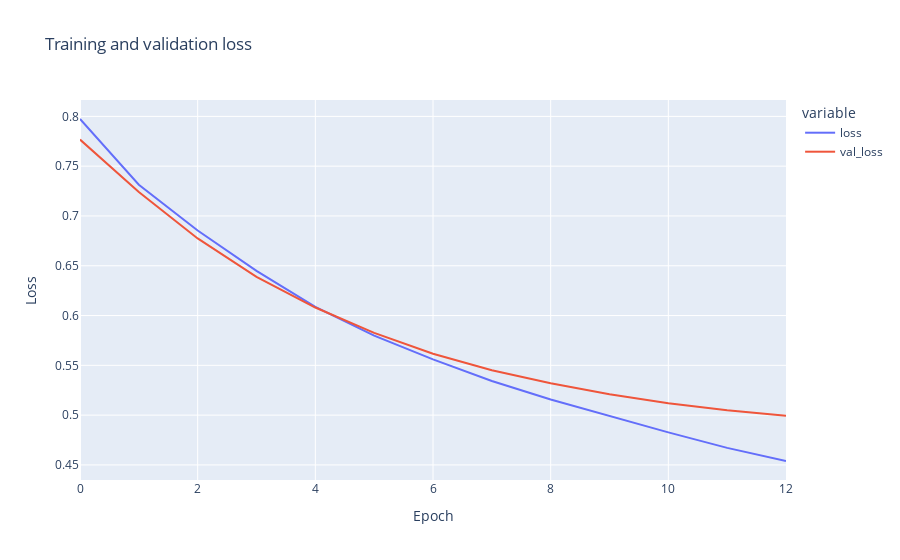

Here is the notebook cell this chart was saved with:
### Code cell
fig = px.line(history.history,y = ['loss','val_loss'],labels = {'index':'Epoch','value':'Loss'},title = 'Training and validation loss')
fig.show()

### Figure 1 — Plotly figure (JSON) as saved in the notebook; plotly's stock layout.template omitted (floating-point values rounded to 4 significant figures)
{"data": [{"hovertemplate": "variable=loss<br>Epoch=%{x}<br>Loss=%{y}<extra></extra>", "legendgroup": "loss", "line": {"color": "#636efa", "dash": "solid"}, "mode": "lines", "name": "loss", "orientation": "v", "showlegend": true, "type": "scatter", "x": [0, 1, 2, 3, 4, 5, 6, 7, 8, 9, 10, 11, 12], "xaxis": "x", "y": [0.7974, 0.7314, 0.6854, 0.6449, 0.6087, 0.5798, 0.556, 0.5342, 0.5157, 0.4989, 0.4827, 0.4671, 0.4539], "yaxis": "y"}, {"hovertemplate": "variable=val_loss<br>Epoch=%{x}<br>Loss=%{y}<extra></extra>", "legendgroup": "val_loss", "line": {"color": "#EF553B", "dash": "solid"}, "mode": "lines", "name": "val_loss", "orientation": "v", "showlegend": true, "type": "scatter", "x": [0, 1, 2, 3, 4, 5, 6, 7, 8, 9, 10, 11, 12], "xaxis": "x", "y": [0.7767, 0.724, 0.6774, 0.6389, 0.608, 0.5826, 0.5616, 0.5451, 0.532, 0.521, 0.512, 0.5048, 0.4994], "yaxis": "y"}], "layout": {"legend": {"title": {"text": "variable"}, "tracegroupgap": 0}, "title": {"text": "Training and validation loss"}, "xaxis": {"anchor": "y", "domain": [0, 1], "title": {"text": "Epoch"}}, "yaxis": {"anchor": "x", "domain": [0, 1], "title": {"text": "Loss"}}}}
